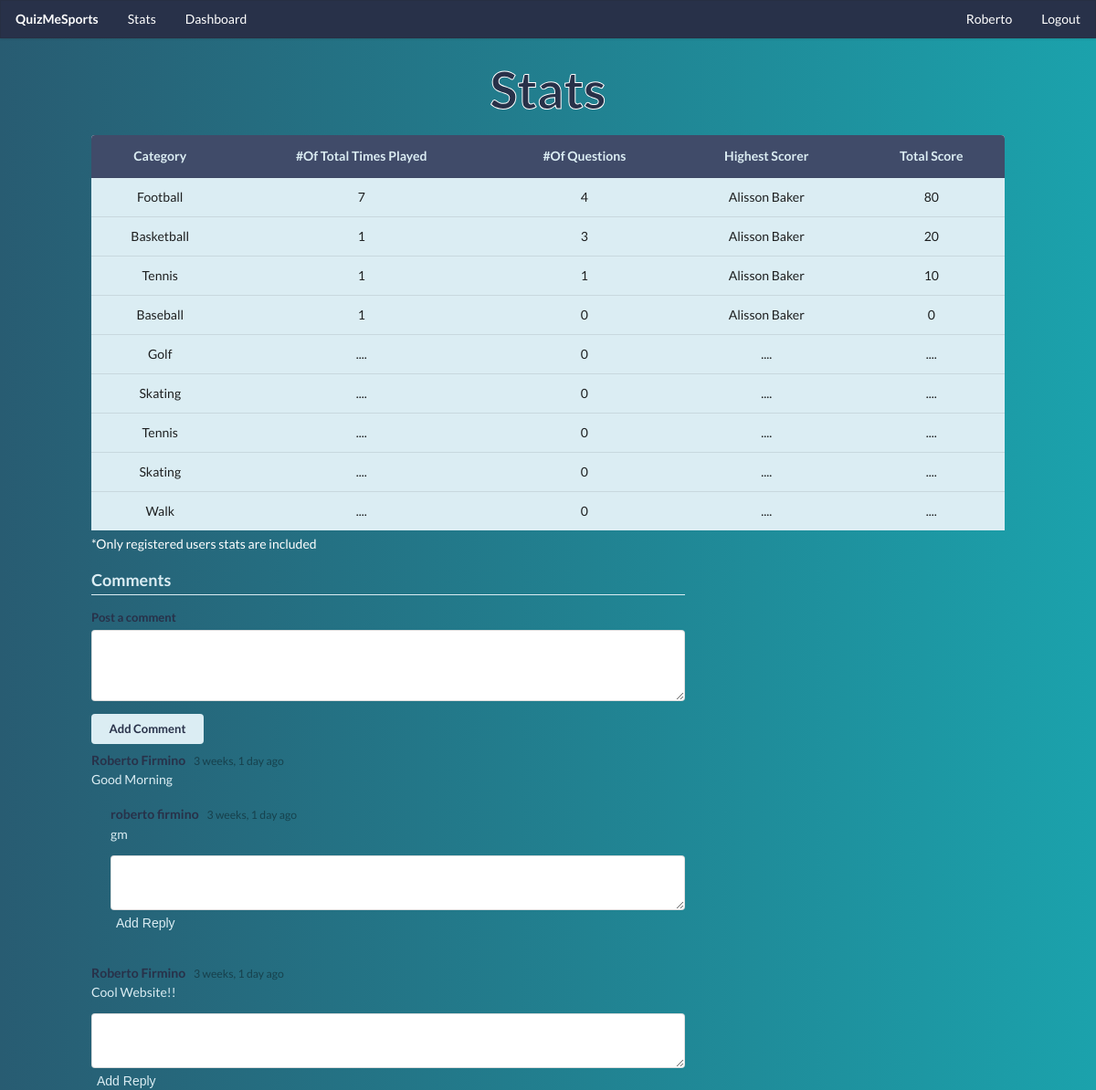
Page /stats (signed in) on the earlier database version.
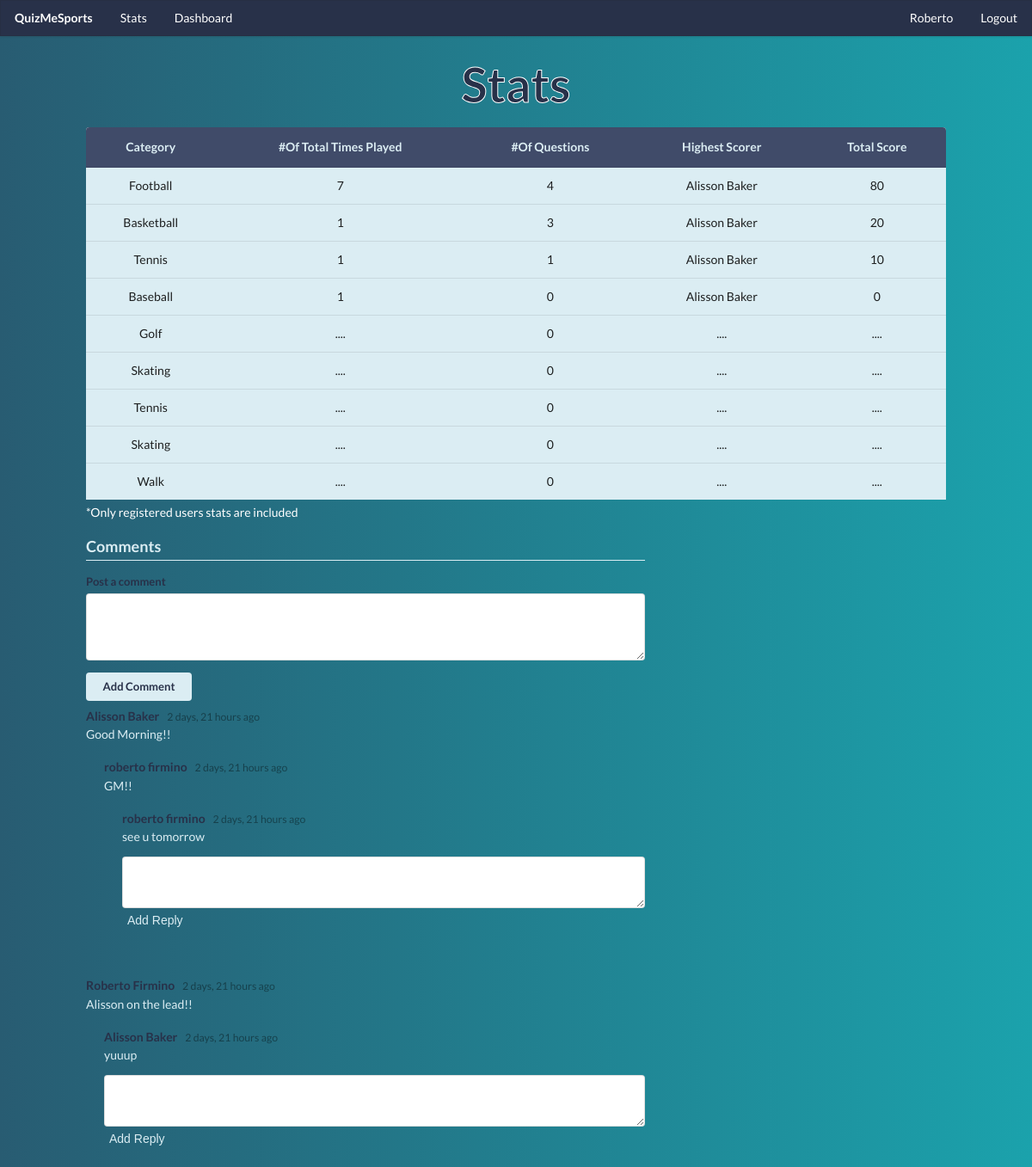
Same page on the later database version.
### login_app/models.py (models this page shows, shortened)
class User(models.Model):
    first_name= models.CharField(max_length=40)
    last_name= models.CharField(max_length=40, blank=True)
    email= models.EmailField()
    password= models.CharField(max_length=120)
    isadmin=models.BooleanField(default=False)
    created_at = models.DateTimeField(auto_now_add=True)
    updated_at = models.DateTimeField(auto_now=True)
    objects = UserManager()

### questions_app/models.py (models this page shows, shortened)
class Category(models.Model):
    title =  models.CharField(max_length=40)
    created_at = models.DateTimeField(auto_now_add=True)
    updated_at = models.DateTimeField(auto_now=True)
    objects = CategoryManager()

### profile_app/models.py (models this page shows, shortened)
class Comment(models.Model):
    comment_content = models.TextField()
    user_comment = models.ForeignKey(User, related_name='comment_by', on_delete=models.CASCADE)
    created_at = models.DateTimeField(auto_now_add=True)
    updated_at = models.DateTimeField(auto_now=True)
    objects = CommentManager()

class Reply(models.Model):
    reply_content = models.TextField()
    user_reply = models.ForeignKey(User, related_name='reply_by', on_delete=models.CASCADE)
    reply_to = models.ForeignKey(Comment, related_name='reply_to_comment', on_delete=models.CASCADE)
    created_at = models.DateTimeField(auto_now_add=True)
    updated_at = models.DateTimeField(auto_now=True)
    objects = CommentManager()

### profile_app/views.py (the view)
# urls.py: path('stats',views.stats),
def stats(request):
    if 'user_id' in request.session:
        categories= Category.objects.all()
        sum_scores=Score.objects.values('quiz_category','quiz_taken_by').annotate(sum=Sum('score')).order_by('-sum')
        highest_score=[]
        for catg in categories:
            for score in sum_scores:
                if score['quiz_category'] == catg.id :
                    highest_score.append(score)
                    break
        context={
            "categories":Category.objects.all(),
            "users":User.objects.all(),
            "scores":Score.objects.values('quiz_taken_by'),
            "comments":Comment.objects.all(),
            'replies':Reply.objects.all(),
            'highest_score':highest_score
        }
        return render(request,'categorystats.html',context)
    return HttpResponse(render(request,'index.html'))

### profile_app/templates/categorystats.html (shortened to what this page needs)
<!DOCTYPE html>
<html lang="en">
    <head>
        {% load static%}
        <link rel="stylesheet" href="{% static 'css/styles.css'%}">
        <link rel="stylesheet" href="https://cdn.jsdelivr.net/npm/semantic-ui@2.4.2/dist/semantic.min.css">
    </head>
    <body>
          <div id="navbar" class="ui fixed borderless menu">
            <a href="/play" class="header item">QuizMeSports</a>
            <a href="/stats" class="item">Stats</a>
            <a href="/dashboard" class="item">Dashboard</a>
            <div class="right menu">
                <a href="{%url 'user_page'%}" class="item">{{request.session.first_name| capfirst}}</a>
                <a href="{%url 'logout'%}" class="item">Logout</a>
            </div>
        </div>
        <div  id="dashboard-container">
            <h1 class="ui center aligned header">Stats</h1>
            <table class="ui  table center aligned">
                <thead>
                    <tr>
                        <th>Category</th>
                        <th>#Of Total Times Played</th>
                        <th>#Of Questions</th>
                        <th>Highest Scorer</th>
                        <th>Total Score</th>
                    </tr>
                </thead>
                <tbody>
                  {%for category in categories%}
                    {%if category.questions_in_category.count == 0%}
                      <tr>
                        <td>{{category.title| capfirst}}</td>
                        <td>....</td>
                        <td>{{category.questions_in_group.count }}</td>
                        <td>....</td>
                        <td>....</td>
                    {%else%}
                      <tr>
                        <td>{{category.title| capfirst}}</td>
                        <td>{{category.questions_in_category.count}}</td>
                        <td>{{category.questions_in_group.count}}</td>
                        {%for score in highest_score%}
                        {%if score.quiz_category == category.id %}
                          {%for user in users%}
                            {%if user.id == score.quiz_taken_by %}
                              <td>{{ user.first_name| capfirst}} {{ user.last_name| capfirst}}</td>
                              <td>{{ score.sum}}</td>
                            {%endif%}
                          {%endfor%}
                        {%endif%}
                      {%endfor%}
                      </tr>
                    {%endif%}
                  {%endfor%}
                </tbody>
              </table>
              <p class="comments-note">*Only registered users stats are included</p>
              <div class="ui comments">
                <h3 class="ui dividing header">Comments</h3>
                <form id="comment-form" class="ui reply form">
                  <div class="field">
                    <label>Post a comment</label>
                    <textarea rows="3" name="comment"></textarea>
                  </div>
                  <input type='submit' value='Add Comment' class="ui small button">
                </form>
                <div id="comment_content_reply">
                {%for comment in comments%}
                  <div class="comment">
                      <span  class="author">{{comment.user_comment.first_name| capfirst}} {{comment.user_comment.last_name| capfirst}}</span>
                      <div class="metadata">
                        <span class="date">{{comment.created_at|timesince}} ago</span>
                      </div>
                      <p class="text">{{comment.comment_content}}</p>
                    {%for reply in replies%}
                      {%if reply.reply_to.id == comment.id%}
                      <div class="comments">
                        <div class="comment">
                            <span class="author">{{reply.user_reply.first_name}} {{reply.user_reply.last_name}}</span>
                            <div class="metadata">
                              <span class="date">{{reply.created_at|timesince}} ago</span>
                            </div>
                            <p class="text">{{reply.reply_content}}</p>
                        </div>
                      {%endif%}
                    {%endfor%}
                    <form id="form{{comment.id}}" class="ui reply form reply-form">
                      <div class="field">
                        <textarea rows="2" name="reply"></textarea>
                      </div>
                      <input type='submit' value='Add Reply' class="reply-link">
                    </form>
                  </div>
                </div>
                {%endfor%}
            </div>
          </div>
        </div>
    </body>
</html>

### quiz_app/static/css/styles.css (style rules this page uses)
:root { --primary-color: #00818a; --secondary-color: #404b69; --tertiary-color: #dbedf3; --fourth-color: #283149; }
body { margin: 0 !important; height: 0 !important; background: #0f2027 !important; background: -webkit-linear-gradient(to right, #285c72, #1ba2ac) !important; background: linear-gradient( to right, #285c72, #1ba2ac ) !important; }
h1 { color: var(--fourth-color) !important; -webkit-text-stroke: 1px white; font-size: 4rem !important; }
table.ui.table { border: none; }
table.ui.table thead th { background-color: var(--secondary-color); color: var(--tertiary-color); }
table.ui.table tbody td { background-color: var(--tertiary-color); }
#navbar { background-color: var(--fourth-color); }
#navbar a { color: white; }
div#dashboard-container { max-width: 1000px; margin: 0 auto; margin-top: 5rem; }
.ui.comments textarea { height: auto !important; }
.ui.comments .ui.dividing.header { border-bottom-color: var(--tertiary-color); }
#dashboard-container table { margin-bottom: 0; }
.comments-note { color: white; margin-top: 5px; }
#comment-form .field label { color: var(--fourth-color); }
.ui.comments h3.header, .ui.comments .comment p.text { color: var(--tertiary-color); }
.ui.comments .comment span.author { color: var(--fourth-color); }
.ui.comments .button { background-color: var(--tertiary-color); color: var(--fourth-color); }
.ui.form.reply-form .field { margin-bottom: 5px; }
.reply-link { background: none; border: none; color: var(--tertiary-color); cursor: pointer; }

Differences in the rows shown:
removed Comment: user_comment.first_name "Roberto", user_comment.last_name "Firmino", created_at "3 weeks, 1 day", comment_content "Good Morning"
removed Reply: user_reply.first_name "roberto", user_reply.last_name "firmino", created_at "3 weeks, 1 day", reply_content "gm", shown under "Roberto"
removed Comment: user_comment.first_name "Roberto", user_comment.last_name "Firmino", created_at "3 weeks, 1 day", comment_content "Cool Website!!"
added Comment: user_comment.first_name "Alisson", user_comment.last_name "Baker", created_at "2 days, 21 hours", comment_content "Good Morning!!"
added Reply: user_reply.first_name "roberto", user_reply.last_name "firmino", created_at "2 days, 21 hours", reply_content "GM!!", shown under "Alisson"
added Reply: user_reply.first_name "roberto", user_reply.last_name "firmino", created_at "2 days, 21 hours", reply_content "see u tomorrow", shown under "Alisson"
added Comment: user_comment.first_name "Roberto", user_comment.last_name "Firmino", created_at "2 days, 21 hours", comment_content "Alisson on the lead!!"
added Reply: user_reply.first_name "Alisson", user_reply.last_name "Baker", created_at "2 days, 21 hours", reply_content "yuuup", shown under "Roberto"
